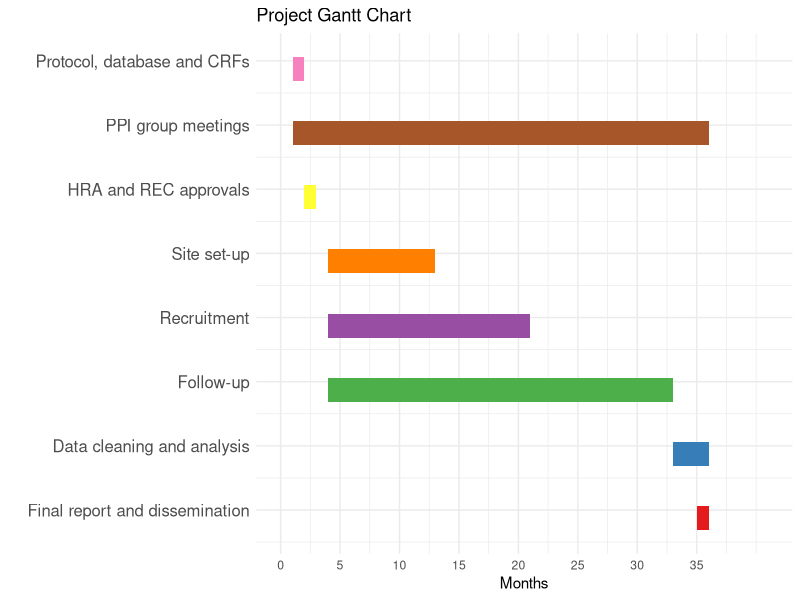

Here is the R script that generated this plot:
install.packages("ggplot2")
library(ggplot2)

# Function to create a data frame from task specifications
create_task_df <- function(name, start, end) {
  data.frame(name = name, start = start, end = end, stringsAsFactors = FALSE)
}

# Define tasks using 'task name', 'start month', and 'end month'
# Order tasks as you want them to appear on the chart (i.e. by start date and name)
tasks <- list(
  create_task_df("Protocol, database and CRFs", 1, 2),
  create_task_df("HRA and REC approvals", 2, 3),
  create_task_df("Site set-up", 4, 13),
  create_task_df("Recruitment", 4, 21),
  create_task_df("Follow-up", 4, 33),
  create_task_df("PPI group meetings", 1, 36),
  create_task_df("Data cleaning and analysis", 33, 36),
  create_task_df("Final report and dissemination", 35, 36)
)

# Combine tasks into one data frame
task_df <- do.call(rbind, tasks)

# Number of tasks
n_tasks <- nrow(task_df)

# Check if tasks are ordered by start date
if (!is.unsorted(task_df$start)) {
  # Reverse levels for y-axis ordering
  task_df$name <- factor(task_df$name, levels = rev(task_df$name))
} else {
  # If not ordered by start date, reorder tasks and print message for each task that was moved
  original_order <- task_df$name
  task_df$name <- factor(task_df$name, levels = rev(task_df$name[order(task_df$start)]))
  moved_tasks <- setdiff(original_order, task_df$name)
  
  if (length(moved_tasks) > 0) {
    message(paste("The following tasks were re-ordered based on their start date: ", paste(moved_tasks, collapse = ", ")))
  }
}

# Determine the maximum end date for scaling the x-axis
max_end_date <- max(task_df$end)

# Create Gantt chart
g <- ggplot(task_df, aes(fill = name)) +
  geom_rect(aes(xmin = start, xmax = end, ymin = as.numeric(name) - 2.5 / n_tasks, ymax = as.numeric(name) + 0.5 / n_tasks)) +
  scale_y_continuous(labels = levels(task_df$name), breaks = 1:nlevels(task_df$name)) +
  scale_x_continuous(breaks = seq(0, max_end_date, by = 5), limits = c(0, max_end_date + 5)) +
  labs(title = "Project Gantt Chart", x = "Months", y = "", fill = "") +
  theme_minimal() +
  theme(axis.text.y = element_text(size = 12), legend.position = "none") +
  scale_fill_brewer(palette = "Set1")

# Save to PDF, dimensions for A4 landscape (dimensions in points)
ggsave("gantt_chart.pdf", plot = g, width = 11.69, height = 8.27, units = "in")
